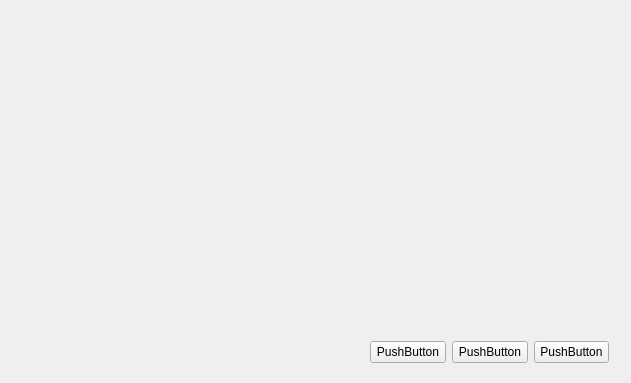
<?xml version="1.0" encoding="UTF-8"?>
<ui version="4.0">
 <class>new_Projectw</class>
 <widget class="QWizardPage" name="new_Projectw">
  <property name="geometry">
   <rect>
    <x>0</x>
    <y>0</y>
    <width>631</width>
    <height>383</height>
   </rect>
  </property>
  <property name="windowTitle">
   <string>WizardPage</string>
  </property>
  <widget class="QWidget" name="">
   <property name="geometry">
    <rect>
     <x>370</x>
     <y>340</y>
     <width>239</width>
     <height>25</height>
    </rect>
   </property>
   <layout class="QHBoxLayout" name="horizontalLayout">
    <item>
     <widget class="QPushButton" name="pushButton">
      <property name="text">
       <string>PushButton</string>
      </property>
     </widget>
    </item>
    <item>
     <widget class="QPushButton" name="pushButton_2">
      <property name="text">
       <string>PushButton</string>
      </property>
     </widget>
    </item>
    <item>
     <widget class="QPushButton" name="pushButton_4">
      <property name="text">
       <string>PushButton</string>
      </property>
     </widget>
    </item>
   </layout>
  </widget>
 </widget>
 <resources/>
 <connections/>
</ui>
